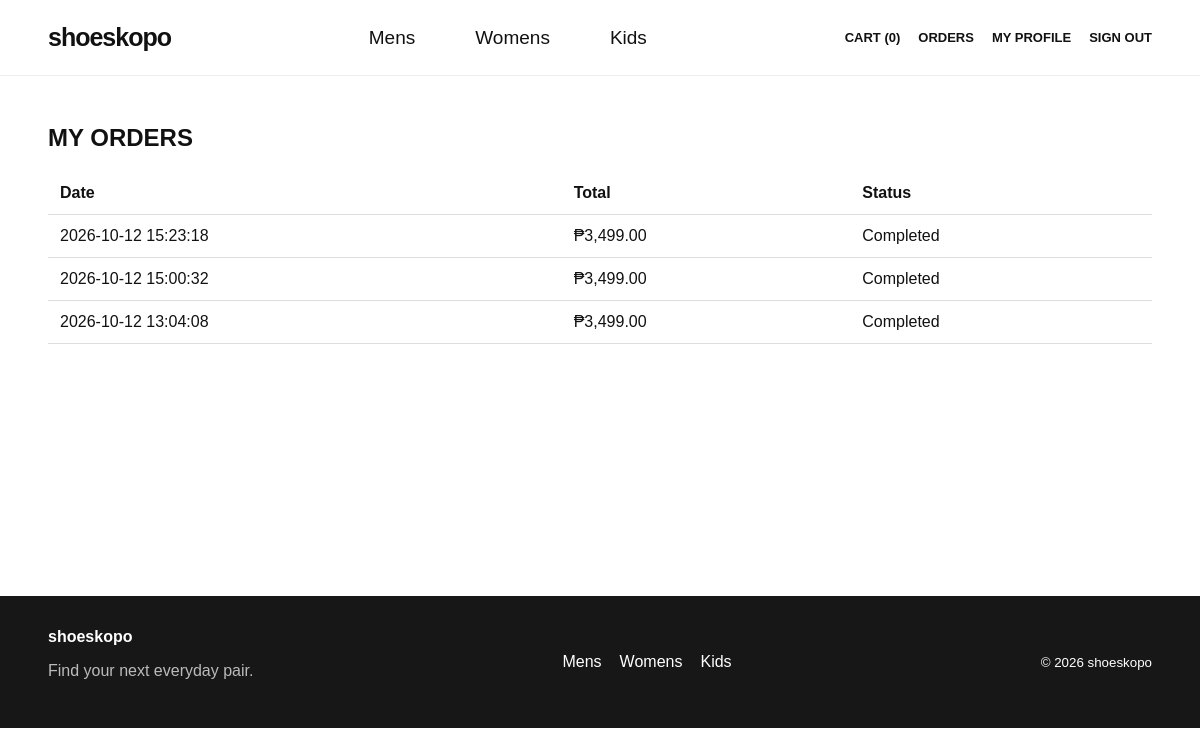
Page /orders.php (signed in) on the earlier database version.
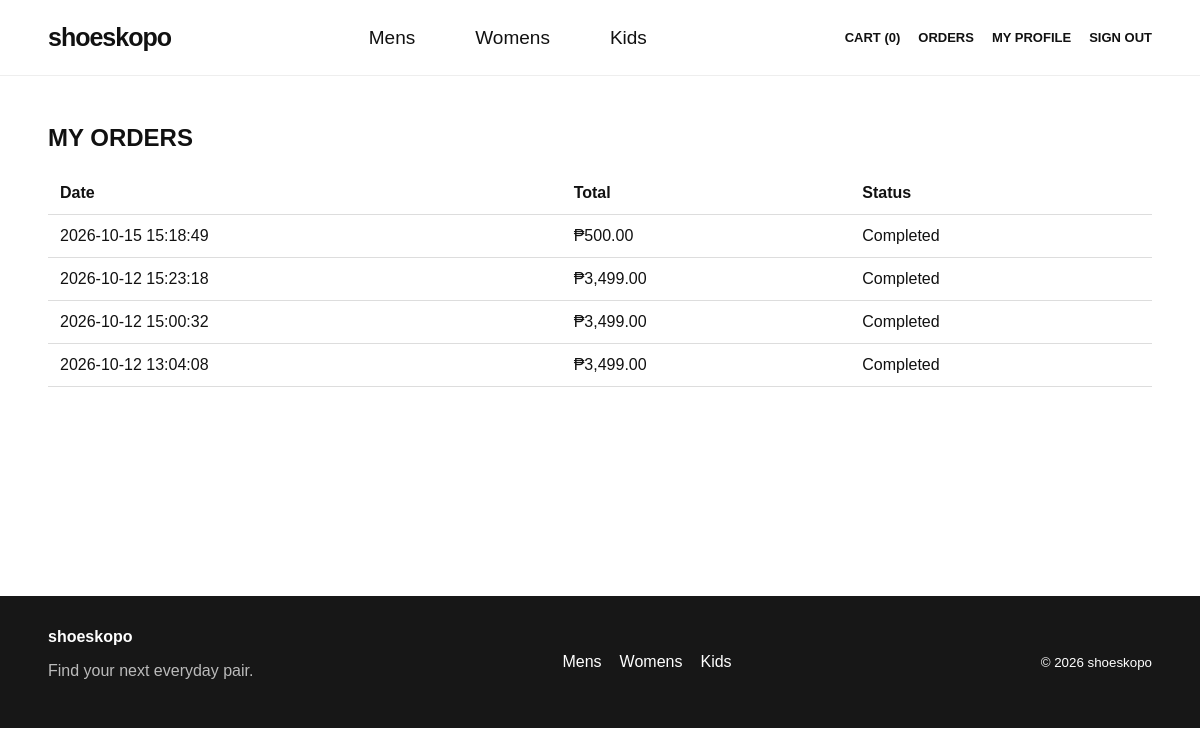
Same page on the later database version.
### tables this page shows
CREATE TABLE `orders` (
  `id` int(11) NOT NULL,
  `user_id` int(11) NOT NULL,
  `total` decimal(10,2) NOT NULL DEFAULT 0.00,
  `status` enum('Pending','Processing','Shipped','Completed','Cancelled') NOT NULL DEFAULT 'Pending',
  `full_name` varchar(160) NOT NULL,
  `phone` varchar(40) NOT NULL,
  `address` text NOT NULL,
  `created_at` timestamp NOT NULL DEFAULT current_timestamp()
);

### includes/functions.php (called while the page is built, shortened)
<?php
function e(?string $value): string {
    return htmlspecialchars($value ?? '', ENT_QUOTES, 'UTF-8');
}
function money($amount): string {
    return '₱' . number_format((float)$amount, 2);
}

### orders.php (the view, shortened to what this page needs)
<?php
require_once __DIR__ . '/config/db.php';
require_once __DIR__ . '/includes/functions.php';
$stmt=$pdo->prepare('SELECT * FROM orders WHERE user_id=? ORDER BY created_at DESC'); $stmt->execute([current_user()['id']]); $orders=$stmt->fetchAll();
include __DIR__ . '/includes/header.php';
?>
<section class="section"><h1>MY ORDERS</h1><?php if(isset($_GET['placed'])): ?><div class="form-success">Your order has been placed.</div><?php endif; ?>
<?php if(!$orders): ?><div class="empty-state"><h2>No orders yet</h2><a class="btn" href="index.php">SHOP NOW</a></div><?php else: ?><div class="table-wrap"><table class="data-table"><thead><tr><th>Date</th><th>Total</th><th>Status</th></tr></thead><tbody><?php foreach($orders as $o): ?><tr><td><?= e($o['created_at']) ?></td><td><?= money($o['total']) ?></td><td><?= e($o['status']) ?></td></tr><?php endforeach; ?></tbody></table></div><?php endif; ?></section>
<?php include __DIR__ . '/includes/footer.php'; ?>

Differences in the rows shown:
added orders: created_at "2026-10-15 15:18:49", total "₱500.00", status "Completed"
